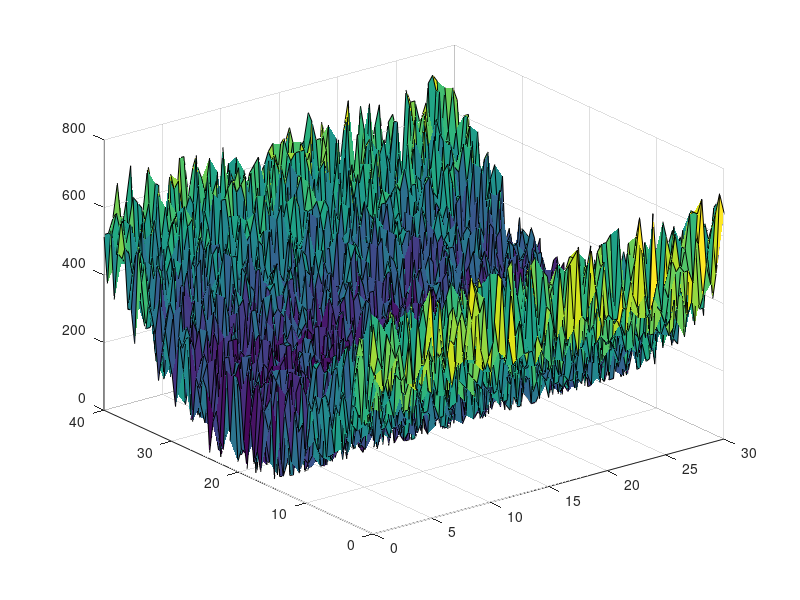

Recreate this plot in MATLAB.
clc; clear; close all;

xMax = 30;
yMax = 40;
N = 80;

x = linspace(0, xMax, N);
y = linspace(0, yMax, N);
[X, Y] = meshgrid(x, y);

Z = X + (Y - 20).^2;
Z = Z + 20*randi([0, 15], N);

surf(X, Y, Z)